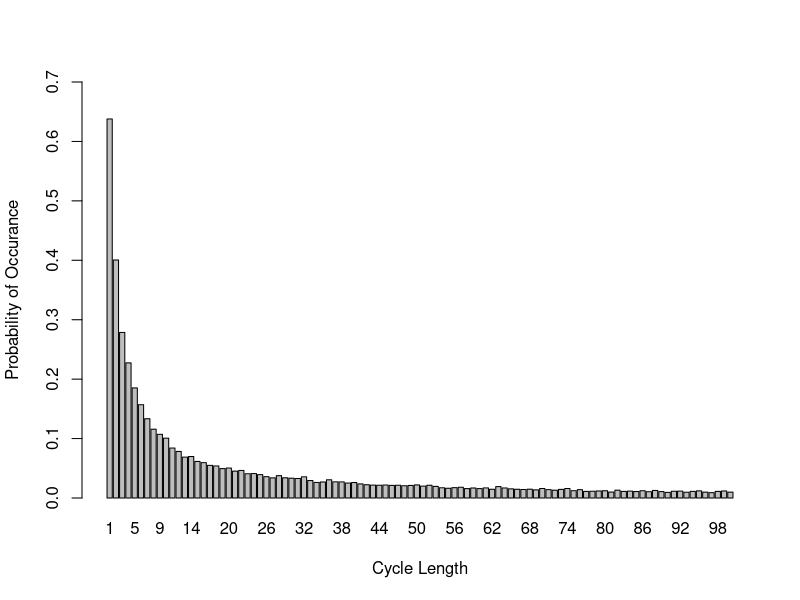

The R source for this figure:
# Group members:
# 1. Jie Xin Ng s1859154
# 2. Qiqi Xiao s2323497
# 3. Imran Toprak s2430699

# GitHub Repo: https://github.com/JieXinNg/StatsProgrammingCW2.git

# Team member contributions: 
# the three of us tried all the questions together and helped each other out when stuck
# we compared our codes and modified them into this final version by picking out bits from each others' codes
# each of us contributed equally towards this assignment 
# each of us contributed 33% towards the assignment

### Overview ####
# This project is set up to find a good strategy for the prisoner problem through simulations.
# The prisoner problem can be described as a problem where there are 2n prisoners, 2n boxes, and 2n cards, 
# each prisoner is assigned a number from 1 to 2n, the same is done for the boxes and cards.
# In each box, a card is randomly allocated.
# The prisoner is given n tries to open a box until card k, the prisoner's own assigned number is found
# This project will simulate 3 strategies to find the card k by the n-th opened box.
# A success would be counted as a simulation whereby the prisoner found card k by the n-th box.
# We compare the 3 strategies by comparing the probabilities of successful simulations (prisoner found card k) 
# for each strategy.
# Startegy 1 is to start at box k, then going to the subsequent box with the card number gotten in box k, 
# this process is repeated until card = k is found
# Strategy 2 is the same as Strategy 1, but starting at a random box instead
# Strategy 3 is opening boxes randomly until card = k is found
# The function Pone simulates the prisoner problem and estimate the probabilities
# From the results found with Pone, we are interested in finding the probabilities of all prisoners successfully 
# finding their own cards with each startegy. Hence, Pall is a function to estimate thoes probabilities.
# We then created the function dloop to explore the probabilities of each loop length from 1 to 2n occurring 
# at least once in a random shuffling of cards to boxes
# dloop is created to find an explanation for why strategy 1 is better than the other two
# The presence of loops in the sequence of cards while being in the loop for starting at box k increases the 
# chances of finding card k if loops with length <= n are more likely to occur. 
# We end the project with visualising the probabilities of each loop length from 1 to 2n occurring 
# at least once in a random shuffling of cards to boxes
#################

create_box <- function(n)
{
  # this function returns a list to contain 2n of box-car pairs where each card is randomly allocated to a box  
  # @return box_with_card = a list of box and card pairs
  # @param n = half of the number of boxes, i.e. put n=5 if you wish to create 10 box-card pairs

  
  box_number <- c(1:(2*n)) # create an array of boxes from 1 to 2n
  card_number <- sample(1:(2*n)) # create an array of cards randomly sorted from 1 to 2n
  box_with_card <- list() # create a list to contain the box-card pair
  
  # loop to pair up the boxes and cards
  for (i in 1:(2*n)) {
    box_with_card <- append(box_with_card, list(c(box_number[i],card_number[i]))) 
  }
  
  return(box_with_card) # this is in the format (box_number,card_number)
}

Pone <- function(n, k, strategy, nreps){
  
  # Pone is used to estimate the probability of finding card = k by the n-th box, there are 3 strategies.
  # Strategy 1 is to start at box k, then going to the subsequent box with the card number gotten in box k,  
  # this process is repeated until card = k is found
  # Strategy 2 is the same as Strategy 1, but starting at a random box instead
  # Strategy 3 is opening boxes randomly until card = k is found
  #
  # This function uses create_box
  # @return the probability of finding card = k by the n-th box given a strategy
  # @param n = number of boxes opened to find k card
  # @param k = prisoner's number
  # @param strategy = strategy chosen to find k card
  # @param nreps = number of repetitions of simulation to estimate probability
  
  if (strategy == 1){
    count = 0 # start a counter to find the number of times prisoner successfully found card k by the n-th opened box 
    
    # repeat the simulation nreps times
    for (rep in 1:nreps){
      box_with_card <- create_box(n) # create a list of 2n random box-card pairs (numbers ranging from 1 to 2n)
      picked_box <- box_with_card[[k]] # The k-th box is the first opened box
      
      # loop n times as the prisoner only has n tries
      for (b in 1:n){
        # if we do not find the prisoner's number in the box
        if (picked_box[2] != k){
          # pick the next box using the card number found in current box, [picked_box[2]]
          picked_box <- box_with_card[[picked_box[2]]]
        }
        # if we found the prisoner's card by the n-th opened box
        else {
          count <- count + 1 # counting the simulation as a success, hence + 1 to count 
          break
        }
      }
    }
  }
  
  else if (strategy == 2)
  {
    count = 0 # start a counter to find the number of times prisoner successfully found card k by the n-th opened box
    # repeat the simulation nreps times
    for (rep in 1:nreps){
      box_with_card <- create_box(n) # create a list of 2n random box-card pairs (numbers ranging from 1 to 2n)
      picked_box <- box_with_card[[sample(1:(2*n),1)]] # start from a randomly selected box
      
      # loop n times as the prisoner only has n tries
      for (b in 1:n){
        # if we do not find the prisoner's number in the box
        if (picked_box[2] != k){
          # pick the next box using the card number found in current box, [picked_box[2]]
          picked_box <- box_with_card[[picked_box[2]]]
        }
        # if we found the prisoner's card by the n-th opened box
        else {
          count <- count + 1 # counting the simulation as a success, hence + 1 to count 
          break
        }
      }
    }
  }
  
  else if (strategy == 3)
  {
    count = 0 # start a counter to find the number of times prisoner successfully found card k by the n-th opened box
    # repeat the simulation nreps times
    for (rep in 1:nreps){
      box_with_card <- create_box(n) # create a list of 2n random box-card pairs (numbers ranging from 1 to 2n)
      picked_box <- box_with_card[[sample(1:(2*n),1)]] # start from a randomly selected box
      box_with_card[[picked_box[1]]] <- NULL # the boxes cannot be selected twice, set the first box to null so that it is not repeated
      
      # loop n times as the prisoner only has n tries
      for (b in 1:n)
      {
        # if we do not find the prisoner's number in the box
        if (picked_box[2] != k){
          picked_index <- sample(1:length(box_with_card),1) # choose a random index to open another box for next try
          picked_box <- box_with_card[[picked_index]] # select the box
          box_with_card[[picked_index]] <- NULL # set the selected box to null so that it is not repeated
        }
        # if we found the prisoner's card by the n-th opened box
        else {
          count <- count + 1 # counting the simulation as a success, hence + 1 to count 
          break
        }
      }
    }
  }
  
  return(count/nreps) # probability = number of successes / total simulations (nreps)
  
}

# Pall aims to obtain the probability that all prisoners successfully found the card with their number on it. 
# The 3 strategies are the same as those in Pone.
# @param n = number of boxes opened to find k card
# @param strategy = strategy chosen to find k card, which should be 1, 2 or 3
# @param nreps = number of repetitions of simulation to estimate probability
Pall <- function(n,strategy,nreps)
{ 
  count_simulations <- 0 # counting up the number of times that all prisoners succeed
  if(strategy == 1)
  {
    # repeat the simulation nreps times
    for (rep in 1:nreps){
      count_one_simulation <- 0 # counting up the number of prisoners succeed in one simulation
      # all pairs (box_number, card_number) are exactly the same for every prisoner in the same simulation
      box_with_card <- create_box(n)
      # loop over the prisoners
      for (k in 1:(2*n)){
        picked_box <- box_with_card[[k]] # start from the k-th box
        # every prisoner can open at most n boxes
        for (b in 1:n){
          # decide if the prisoner successfully found the card with number k
          if (picked_box[2] != k){
            # pick the next box with the same number as the current card has
            picked_box <- box_with_card[[picked_box[2]]] 
          }
          else {
            count_one_simulation <- count_one_simulation + 1 # +1 for every individual success
            break
          }
        }
      }
      # decide if all prisoners succeed in this simulation
      if (count_one_simulation == 2*n){
        count_simulations <- count_simulations + 1 # +1 for every joint success
      }
    }
  }
  
  else if (strategy == 2)
  {
    count_simulations <- 0 # counting up the number of times that all prisoners succeed
    # repeat the simulation nreps times
    for (rep in 1:nreps){
      count_one_simulation <- 0 # counting up the number of prisoners succeed in one simulation
      box_with_card <- create_box(n)
      # loop over the prisoners
      for (k in 1:(2*n)){
        picked_box <- box_with_card[[sample(1:(2*n), 1)]] # start from a randomly selected box
        # every prisoner can open at most n boxes
        for (b in 1:n){
          # decide if the prisoner successfully found the card with number k
          if (picked_box[2] != k){
            picked_box <- box_with_card[[picked_box[2]]]
          }
          else {
            count_one_simulation <- count_one_simulation + 1 # +1 for every individual success
            break
          }
        }
      }
      # decide if all prisoners succeed in this simulation
      if (count_one_simulation == 2*n){
        count_simulations <- count_simulations + 1 # +1 for every joint success
      }
    }
  }
  
  else if (strategy == 3) 
  {
    count_simulations <- 0 # counting up the number of times that all prisoners succeed
    # repeat the simulation nreps times
    for (rep in 1:nreps){
      box_with_card <- create_box(n)
      count_one_simulation <- 0 # counting up the number of prisoners succeed in one simulation
      # loop over the prisoners
      for (k in 1:(2*n)){
        # prisoners open boxes at random
        open_order <- c(sample(1:(2*n),n))
        # every prisoner can open at most n boxes
        for (j in 1:n) {
          # decide if the prisoner successfully found the card with number k
          if (box_with_card[[open_order[j]]][2] == k) {
            count_one_simulation <- count_one_simulation + 1 # +1 for every individual success
            break
          }
        }
      }
      # decide if all prisoners succeed in this simulation
      if (count_one_simulation == 2*n) {
        count_simulations <- count_simulations + 1 # +1 for every joint success
      }
    }
    
  }
  return(count_simulations/nreps) 
}

# We compare the probabilities for n=5 and n=50 for individual and joint probabilities
one5 <- c(Pone(5,7,1,10000),Pone(5,7,2,10000),Pone(5,7,3,10000))
one50 <- c(Pone(50,7,1,10000),Pone(50,7,2,10000),Pone(50,7,3,10000))
all5 <- c(Pall(5,1,10000),Pall(5,2,10000),Pall(5,3,10000))
all50 <- c(Pall(50,1,10000),Pall(50,2,10000),Pall(50,3,10000))
# when n=5
for (i in 1:3){
  print(paste0("The individual success probability for n = 5 using strategy ", i, " is ", one5[i]))
  print(paste0("The joint success probability for n = 5 using strategy ", i, " is ", all5[i]))
}
# when n=50
for (i in 1:3){
  print(paste0("The individual success probability for n = 50 using strategy ", i, " is ", one50[i]))
  print(paste0("The joint success probability for n = 50 using strategy ", i, " is ", all50[i]))
}


# Q4

#Strategy 1 works significantly better than the other strategies because of the loops, 
#during the opening sequences which will be elaborated in the next questions, as well.

#For strategy 3, we do not consider the loops, because the prisoners pick the boxes
#randomly. Their decision do not depends on the outcome of the previous box. So, each 
#prisoner will have 0.5 chance, and the success probability of each prisoner is independent
#from the others. Therefore, joint success probability decreases dramatically with increasing n.

#If prisoners decide on the next box according to the outcome of previous box, a loop will 
#definitely occur, because we will turn back to our initial box ultimately. In other words, 
#there will be limited number of loops whose lengths are ranging from 1 to 2n in each 
#random shuffling of the cards.

#Then, for strategy 2, we always have to possibilites: Either the first randomly selected box 
#and our desired box are members of the same loop, or not. If not, we will have infinite loop 
#and it is impossible to reach the box containing our number in n steps. That is why the joint 
#probability  of success is dramatically less then the one in strategy 1. According to Pone function, 
#theprobability of success for each prisoner was around 0.4, and it is independent from the other  
#prisoners again. Which decreases the probability of total success with increasing n, again.

#Unlike strategy 2, strategy 3 works significantly well, because the loop including our first box
# will definitely include our desired box, because we are starting with the box with the our number.
#Then, the probability of success will depend on the lengthof this first loop. As we can try n times 
#at most, we can find our number only if the length of loop is less than n+1. For a single person, 
#the probability of success is still 0.5, but this time joint probability is much higher, because 
#the success of each prisoner will not be independent from the others. Because the room is turned to 
#its original state after each turn, and all prisoners start with a unique number. Then, all loops 
#included by 2n different box-number combinations will be tried by the prisoners, and if the maximum
#loop length is less than n+1, then all prisoners will be free. 

dloop <- function (n,nreps){
  
  # dloop is used to estimate the probabilities of each loop length from 1 to 2n occurring at least once 
  # in a random shuffling of cards to boxes.
  # This is achieved by setting up two variables "start" and "pick", "start" is used to decompose the cycles as we 
  # remove elements found in the "start" cycle such that we do not end up in the same permutation cycle again when
  # picking a new "start" value.
  # "pick" is used to pick the next opened box while adding each element found to the list of elements to be 
  # excluded from "start", if we end up picking a box with the card "start", we end the current loop and and 
  # choose a new "start"
  #
  # @return a 2n array of probabilities for each loop length occurring at least once in a random shuffling of 
  # cards to boxes
  # @param n = half the loop length, i.e. put n=5 if you wish to create 10 box-card pairs
  # @param nreps = number of repetitions of simulation to estimate probability
  
  
  # array to contain the probabilites for all loop length occurring at least once 
  loop_len_for_all <- rep(0,2*n)
  
  # loop the simulation nreps times 
  for (rep in 1:nreps){
    # array to contain the proability for all loop length occurring at least once in a given simulation
    loop_len_for_one <- rep(0,2*n)
    # collect the box numbers that have already been in a loop so these indices will not be chosen when starting other loops
    loop_included <- c() 
    card_num <- sample(1:(2*n)) # simulate the random shuffling of card numbers from 1 to 2n
    start <- 1                  # we start with the first card for the first loop
    
    # while we have not found all the cycles of the cards
    while (length(loop_included) != 2*n) {
      # if we have not gone through all possible loops, i.e. length(loop_included) < 2*n-1
      if (length(loop_included) >= 1 & length(loop_included) < 2*n-1){
        # pick the next start for the next loop among the cards that have not been opened
        start <- sample(c(1:(2*n))[-loop_included], 1)
      }
      
      # else if we have gone through all loops except for one
      else if(length(loop_included) == 2*n-1){
        
        start <- c(1:(2*n))[-loop_included] # set the last card number to be the element left in loop_included
      }
  
      pick <- start     # set the first opened box number to be start
      length_count <- 0 # count up the length of the loop
      
      # while we have not reached the end of the loop, i.e. the selected card is not the starting box
      while (card_num[pick] != start){
        
        loop_included <- append(loop_included, pick)# keep adding the elements in the cycle into loop_included
        pick <- card_num[pick]                      # pick the next box to be the current card number
        length_count <- length_count + 1            # counting up the length of each loop
        
      }
      
      loop_included <- append(loop_included, pick) # the last element in the loop is not counted up
      length_count <- length_count + 1             # count up the number of elements in the loop
      # count the times each loop length shows in one simulation
      loop_len_for_one[length_count] <- loop_len_for_one[length_count] + 1 
      
    }
    
    # loop through each cycle length to update the value for loop_len_for_all
    for (i in 1:(2*n)){
      # if the cycle length occurs at least one
      if (loop_len_for_one[i] != 0){
        # count up each loop length occurring at least once for all simulations
        loop_len_for_all[i] <- loop_len_for_all[i] + 1 
      }
    }
  }
  
  # divide the total number of times each cycle length occurs by nreps (total number of simulations) to get probability
  return(loop_len_for_all / nreps) 
  
}

# Now we explore the probabilities with dloop and visualise them
prob<-dloop(50,10000)
print("Below is the estimate of the probabilities of each loop length from 1 to 2n occurring at least once for n = 50.")
print(prob)
prob2<- sum(prob[51:100])
print(paste0("The probability that there is no loop longer than 50 in a random reshuffling of cards to boxes is ", 1 - prob2))
# plot the probabilities
dat <- data.frame(x=c(1:100), y=(prob))
barplot(dat$y, names.arg=dat$x, ylim=c(0,0.7), ylab="Probability of Occurance", xlab="Cycle Length")
